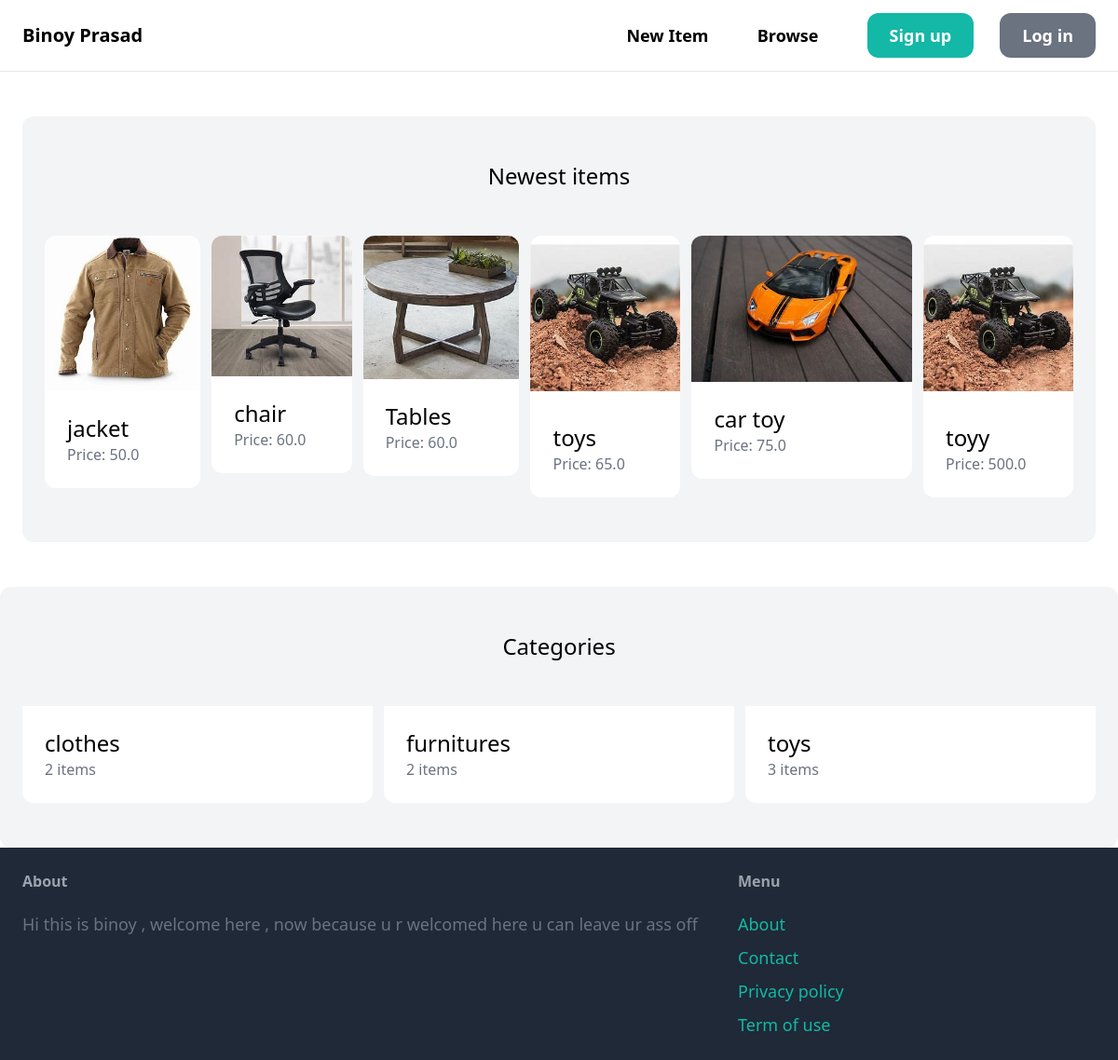
The page / on the database its author committed.
### item/models.py (models this page shows, shortened)
class Item(models.Model):
     category = models.ForeignKey(Category, related_name='items', on_delete=models.CASCADE)
     name = models.CharField(max_length=255)
     description = models.TextField(blank=True, null=True)
     price = models.FloatField()
     image = models.ImageField(upload_to='item_images', blank=True, null=True)
     is_sold = models.BooleanField(default=False)
     created_by = models.ForeignKey(User, related_name='items', on_delete=models.CASCADE)
     created_at = models.DateTimeField(auto_now_add=True)

class Category(models.Model):
    name = models.CharField(max_length=255)
    class Meta:
        ordering = ('name',)
        verbose_name_plural = 'Categories'

### core/views.py (the view)
# urls.py: path('', views.index, name='index'),
def index(request):
    items = Item.objects.filter(is_sold=False)[0:6]
    categories = Category.objects.all()
    return render(request, 'core/index.html', {
        'categories': categories,
        'items': items,
    })

### core/templates/core/index.html (shortened to what this page needs)
{% extends "core/base.html" %}
{% block content %}
 <div class="mt-6 px-6 py-12 bg-gray-100 rounded-xl">
     <h2 class="mb-12 text-2xl text-center">Newest items</h2>
      <div class="grid grid-cols-3 gap-3 " style="display : flex ">
            {% for item in items %}
                <div>
                    <a href="{% url 'item:detail' item.id %}">
                        <div>
                            <img src="{{ item.image.url }}" class="rounded-t-xl">
                        </div>
                        <div class="p-6 bg-white rounded-b-xl">
                            <h2 class="text-2xl">{{ item.name }}</h2>
                            <p class="text-gray-500">Price: {{ item.price }}</p>
                        </div>
                    </a>
                </div>
            {% endfor %}
        </div>
    </div>
 </div>
 <div class="mt-6 px-6 py-12 bg-gray-100 rounded-xl">
        <h2 class="mb-12 text-2xl text-center">Categories</h2>
        <div class="grid grid-cols-3 gap-3">
            {% for category in categories %}
                <div>
                    <a href="#">
                        <div class="p-6 bg-white rounded-b-xl">
                            <h2 class="text-2xl">{{ category.name }}</h2>
                            <p class="text-gray-500">{{ category.items.count }} items</p>
                        </div>
                    </a>
                </div>
            {% endfor %}
        </div>
    </div>
{% endblock %}

### core/templates/core/base.html (shortened to what this page needs)
<!doctype html>
<html>
     <head>
          <script src="https://cdn.tailwindcss.com"></script>
     </head>
     <body>
          <nav class="px-6 py-6 flex justify-between items-center border-b border-gray-200">
               <a href="/" class="text-xl font-semibold">Binoy Prasad</a>
               <div class="space-x-6">
                    <a href="{% url 'item:new' %}" class="text-lg font-semibold hover:text-gray-500">New Item<a>
                    <a href="{% url 'item:items'%}" class="text-lg font-semibold hover:text-gray-500">Browse<a>
                    {% if request.user.is_authenticated %}
                    <a href="{%url 'conversation:inbox'%}" class="px-6 py-3 text-lg font-semibold bg-teal-500 text-white rounded-xl hover:bg-teal-700">Inbox</a>
                    <a href="{%url 'dashboard:index'%}" class="px-6 py-3 text-lg font-semibold bg-gray-500 text-white rounded-xl hover:bg-gray-700">Dashboard</a>
                {% else %}
                    <a href="{% url 'core:signup' %}" class="px-6 py-3 text-lg font-semibold bg-teal-500 text-white rounded-xl hover:bg-teal-700">Sign up</a>
                    <a href="{% url 'core:login' %}" class="px-6 py-3 text-lg font-semibold bg-gray-500 text-white rounded-xl hover:bg-gray-700">Log in</a>
                {% endif %}
          </nav>
          <div class="px-6 py-6">
               {% block content %}
               {% endblock %}
          <footer class="py-6 px-6 flex justify-between bg-gray-800">
            <div class="w-2/3 pr-10">
                <h3 class="mb-5 font-semibold text-gray-400">About</h3>
                <p class="text-lg text-gray-500">Hi this is binoy , welcome here , now because u r welcomed here u can leave ur ass off </p>
            </div>
            <div class="w-1/3">
                <h3 class="mb-5 font-semibold text-gray-400">Menu</h3>
                <ul class="space-y-2">
                    <li><a href="#" class="text-lg text-teal-500 hover:text-teal-700">About</a></li>
                    <li><a href="{% url 'core:contact' %}" class="text-lg text-teal-500 hover:text-teal-700">Contact</a></li>
                    <li><a href="#" class="text-lg text-teal-500 hover:text-teal-700">Privacy policy</a></li>
                    <li><a href="#" class="text-lg text-teal-500 hover:text-teal-700">Term of use</a></li>
                </ul>
            </div>
        </footer>
     </body>
</html>

### rows shown on the page
Item: image (picture), name "jacket", price "50.0"
Item: image (picture), name "chair", price "60.0"
Item: image (picture), name "Tables", price "60.0"
Item: image (picture), name "toys", price "65.0"
Item: image (picture), name "car toy", price "75.0"
Item: image (picture), name "toyy", price "500.0"
Category: name "clothes", items.count "2"
Category: name "furnitures", items.count "2"
Category: name "toys", items.count "3"
